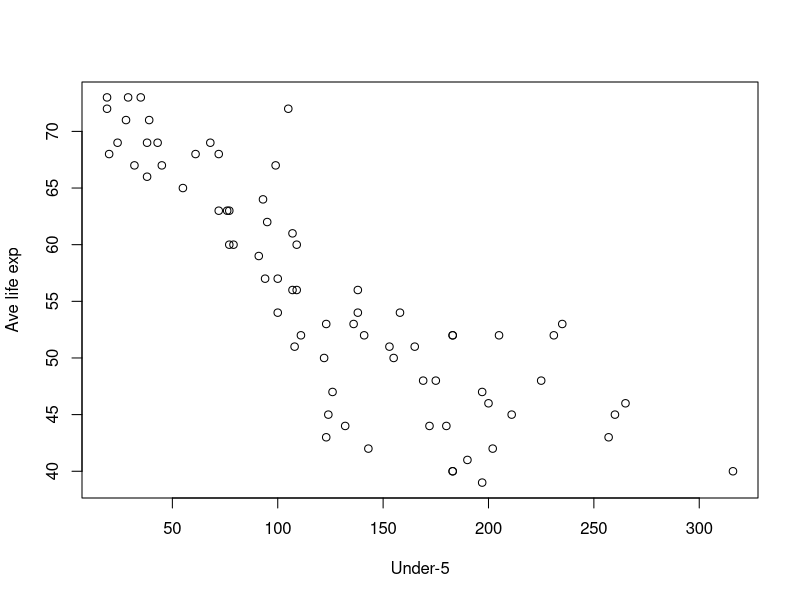

Reproduce this figure in R.
install.packages('ks')
data("unicef", package = 'ks')
plot(unicef)
x <- scale(unicef)

require(fpc)
set.seed(2018)
fit <- kmeansruns(x, krange = 6, runs = 100)

install.packages('broom')
library(broom) 
tidy(fit)

set.seed(2018)
fitasw <- kmeansruns(x, krange = 2:10, critout = TRUE, runs = 100, criterion = "asw")
round(fitasw$centers, 3)
com_view <- cbind(fitasw$cluster, unicef)
colnames(com_view) <- c("cluster", "Median_Under_5", "Median_Life_Exp")
head(com_view)

tab1 <- aggregate(data = com_view, Median_Under_5 ~ cluster, median)
tab2 <- aggregate(data = com_view, Median_Life_Exp ~ cluster, median)
med <- cbind(tab1, tab2)
med <- med[,-3]
med

var1 <- aggregate(data = com_view, Median_Under_5 ~ cluster, var)
var2 <- aggregate(data = com_view, Median_Life_Exp ~ cluster, var)
var <- cbind(var1, var2)
round(var, 3)

country <- rownames(x)
final_clusters <- lapply(1:2, 
                         function(cluster)
                         country[fitasw$cluster == cluster])

final_clusters[1]
final_clusters[2]
